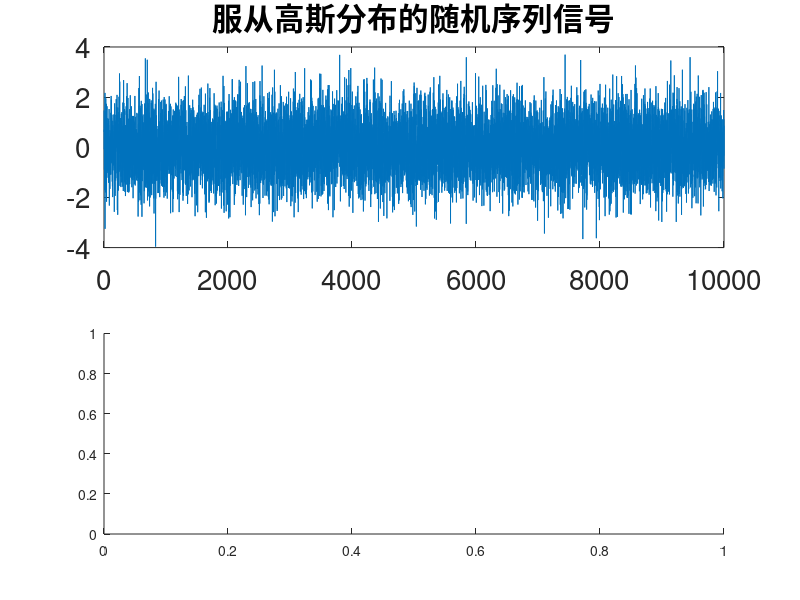

Reproduce this figure in MATLAB. (Note: this script raises an error after producing the figure.)

% randn生成标准正态分布伪随机数
y=randn(1,10000); 
 subplot(2,1,1);plot(y); 
 set(gca,'FontSize',20);
title('服从高斯分布的随机序列信号'); 
 subplot (2,1,2);histogram(y,50); 
 set(gca,'FontSize',20);
title('服从高斯分布的随机序列直方图');
